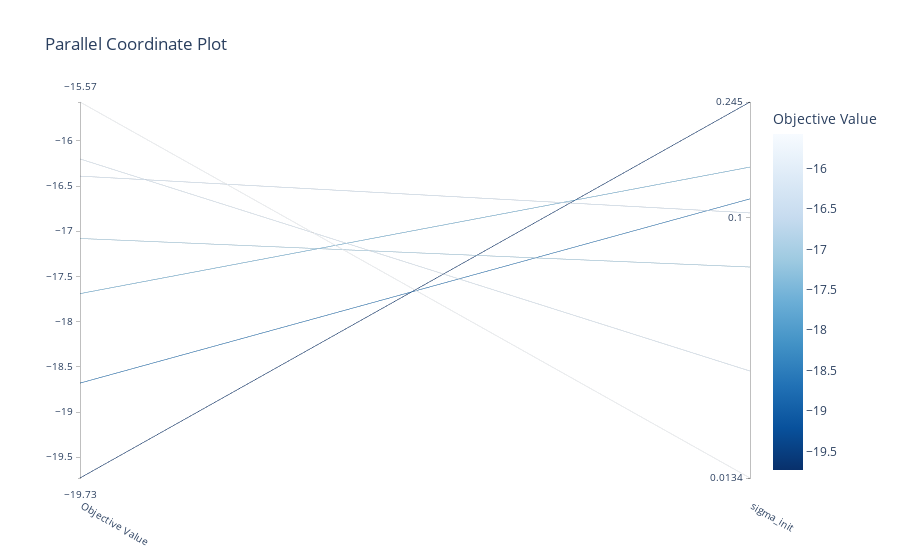

Notebook cell for this chart:
### Code cell
# Plot optimization history
#import sys
#%conda install --yes --prefix {sys.prefix} plotly
#import optuna.visualization as vis
#vis.plot_optimization_history(study)

# Parameter importance
#vis.plot_param_importances(study)

# Parallel coordinate plot to see interactions
vis.plot_parallel_coordinate(study)

# Contour plot to explore hyperparameter relationships
#vis.plot_contour(study)

### Figure 1 — Plotly figure (JSON) as saved in the notebook; plotly's stock layout.template omitted (floating-point values rounded to 4 significant figures)
{"data": [{"dimensions": [{"label": "Objective Value", "range": [-19.73, -15.57], "values": [-19.73, -17.69, -18.68, -16.2, -17.08, -16.39, -15.57]}, {"label": "sigma_init", "range": [-1.874, -0.6117], "ticktext": ["0.0134", "0.1", "0.245"], "tickvals": [-1.874, -1, -0.6117], "values": [-0.6117, -0.8302, -0.9369, -1.515, -1.166, -0.9841, -1.874]}], "labelangle": 30, "labelside": "bottom", "line": {"color": [-19.73, -17.69, -18.68, -16.2, -17.08, -16.39, -15.57], "colorbar": {"title": {"text": "Objective Value"}}, "colorscale": [[0, "rgb(247,251,255)"], [0.125, "rgb(222,235,247)"], [0.25, "rgb(198,219,239)"], [0.375, "rgb(158,202,225)"], [0.5, "rgb(107,174,214)"], [0.625, "rgb(66,146,198)"], [0.75, "rgb(33,113,181)"], [0.875, "rgb(8,81,156)"], [1, "rgb(8,48,107)"]], "reversescale": true, "showscale": true}, "type": "parcoords"}], "layout": {"title": {"text": "Parallel Coordinate Plot"}}}
